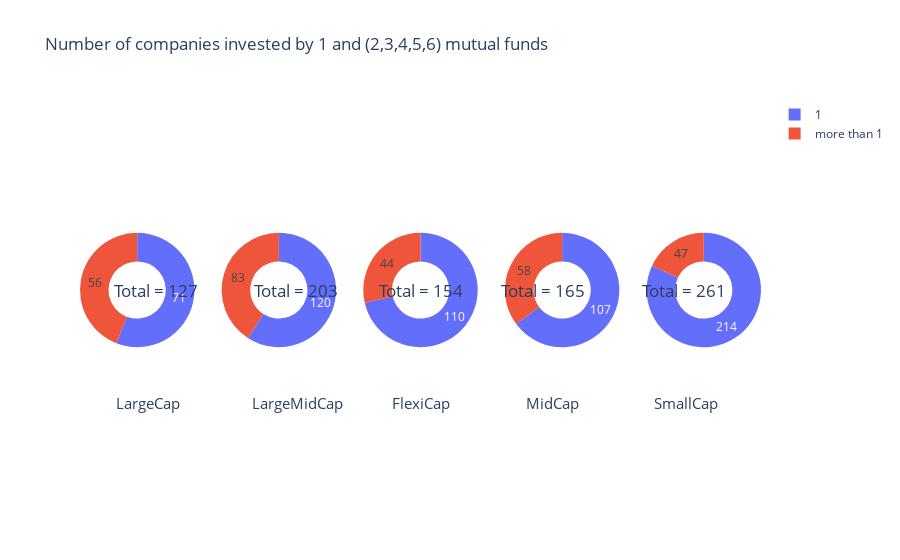

Notebook code for this chart:
### Code cell
import plotly.graph_objects as go
from plotly.subplots import make_subplots

labels = ['more than 1',1]

# Create subplots: use 'domain' type for Pie subplot
fig = make_subplots(rows=1, cols=5, specs=[[{'type':'domain'}, {'type':'domain'},{'type':'domain'},{'type':'domain'},{'type':'domain'}]])
fig.add_trace(go.Pie(labels=labels, values=[56,71], name="LargeCap",hovertemplate = 'No. of funds: %{label}<br>'+ 'No. of companies: %{value}<br>'),
              1, 1)
fig.add_trace(go.Pie(labels=labels, values=[83,120], name="LargeMidCap",hovertemplate = 'No. of funds: %{label}<br>'+ 'No. of companies: %{value}<br>'),
              1, 2)
fig.add_trace(go.Pie(labels=labels, values=[44,110], name="FlexiCap",hovertemplate = 'No. of funds: %{label}<br>'+ 'No. of companies: %{value}<br>'),
              1, 3)
fig.add_trace(go.Pie(labels=labels, values=[58,107], name="MidCap",hovertemplate = 'No. of funds: %{label}<br>'+ 'No. of companies: %{value}<br>'),
              1, 4)
fig.add_trace(go.Pie(labels=labels, values=[47,214], name="SmallCap",hovertemplate = 'No. of funds: %{label}<br>'+ 'No. of companies: %{value}<br>'),
              1, 5)

# Use `hole` to create a donut-like pie chart
fig.update_traces(hole=.5, hoverinfo="label+value+name", textinfo= 'value')

fig.update_layout(
    title_text="Number of companies invested by 1 and (2,3,4,5,6) mutual funds",
    # Add annotations in the center of the donut pies.
    annotations=[dict(text='LargeCap', x=0.05, y=0.17, font_size=15, showarrow=False),
                 dict(text=f'Total = {sum(list(map(int,fig.data[0].values)))}', x=0.047, y=0.5, font_size=17, showarrow=False),
                 dict(text='LargeMidCap', x=0.25, y=0.17, font_size=15, showarrow=False),
                 dict(text=f'Total = {sum(list(map(int,fig.data[1].values)))}', x=0.253, y=0.5, font_size=17, showarrow=False),
                 dict(text='FlexiCap', x=0.5, y=0.17, font_size=15, showarrow=False),
                dict(text=f'Total = {sum(list(map(int,fig.data[2].values)))}', x=0.5, y=0.5, font_size=17, showarrow=False),
                dict(text='MidCap', x=0.735, y=0.17, font_size=15, showarrow=False),
                 dict(text=f'Total = {sum(list(map(int,fig.data[3].values)))}', x=0.745, y=0.5, font_size=17, showarrow=False),
                dict(text='SmallCap', x=0.94, y=0.17, font_size=15, showarrow=False),
                 dict(text=f'Total = {sum(list(map(int,fig.data[4].values)))}', x=0.952, y=0.5, font_size=17, showarrow=False)])
fig.show()
file_path = 'D:/Internship'

# Save the figure
fig.write_html(f'{file_path}/piechart_1.html')

### Figure 1 — Plotly figure (JSON) as saved in the notebook; plotly's stock layout.template omitted (floating-point values rounded to 4 significant figures)
{"data": [{"domain": {"x": [0, 0.168], "y": [0, 1]}, "hole": 0.5, "hoverinfo": "label+value+name", "hovertemplate": "No. of funds: %{label}<br>No. of companies: %{value}<br>", "labels": ["more than 1", 1], "name": "LargeCap", "textinfo": "value", "type": "pie", "values": [56, 71]}, {"domain": {"x": [0.208, 0.376], "y": [0, 1]}, "hole": 0.5, "hoverinfo": "label+value+name", "hovertemplate": "No. of funds: %{label}<br>No. of companies: %{value}<br>", "labels": ["more than 1", 1], "name": "LargeMidCap", "textinfo": "value", "type": "pie", "values": [83, 120]}, {"domain": {"x": [0.416, 0.584], "y": [0, 1]}, "hole": 0.5, "hoverinfo": "label+value+name", "hovertemplate": "No. of funds: %{label}<br>No. of companies: %{value}<br>", "labels": ["more than 1", 1], "name": "FlexiCap", "textinfo": "value", "type": "pie", "values": [44, 110]}, {"domain": {"x": [0.624, 0.792], "y": [0, 1]}, "hole": 0.5, "hoverinfo": "label+value+name", "hovertemplate": "No. of funds: %{label}<br>No. of companies: %{value}<br>", "labels": ["more than 1", 1], "name": "MidCap", "textinfo": "value", "type": "pie", "values": [58, 107]}, {"domain": {"x": [0.832, 1], "y": [0, 1]}, "hole": 0.5, "hoverinfo": "label+value+name", "hovertemplate": "No. of funds: %{label}<br>No. of companies: %{value}<br>", "labels": ["more than 1", 1], "name": "SmallCap", "textinfo": "value", "type": "pie", "values": [47, 214]}], "layout": {"annotations": [{"font": {"size": 15}, "showarrow": false, "text": "LargeCap", "x": 0.05, "y": 0.17}, {"font": {"size": 17}, "showarrow": false, "text": "Total = 127", "x": 0.047, "y": 0.5}, {"font": {"size": 15}, "showarrow": false, "text": "LargeMidCap", "x": 0.25, "y": 0.17}, {"font": {"size": 17}, "showarrow": false, "text": "Total = 203", "x": 0.253, "y": 0.5}, {"font": {"size": 15}, "showarrow": false, "text": "FlexiCap", "x": 0.5, "y": 0.17}, {"font": {"size": 17}, "showarrow": false, "text": "Total = 154", "x": 0.5, "y": 0.5}, {"font": {"size": 15}, "showarrow": false, "text": "MidCap", "x": 0.735, "y": 0.17}, {"font": {"size": 17}, "showarrow": false, "text": "Total = 165", "x": 0.745, "y": 0.5}, {"font": {"size": 15}, "showarrow": false, "text": "SmallCap", "x": 0.94, "y": 0.17}, {"font": {"size": 17}, "showarrow": false, "text": "Total = 261", "x": 0.952, "y": 0.5}], "title": {"text": "Number of companies invested by 1 and (2,3,4,5,6) mutual funds"}}}
